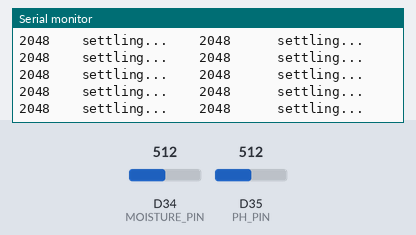
Simulated run of this sketch. Board: Arduino Due. Parts: the last lines printed to the serial monitor. The test bench sets the inputs (shaded band); at power-on: D35 (PH_PIN) = 512, D34 (MOISTURE_PIN) = 512 (analog values on the 0–1023 scale).

Above: at 3.2 s.
3.3 s: D35 (PH_PIN) set to 494
At 5.5 s:
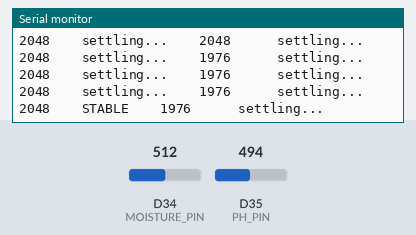
7.8 s: D34 (MOISTURE_PIN) set to 507
At 8.36 s:
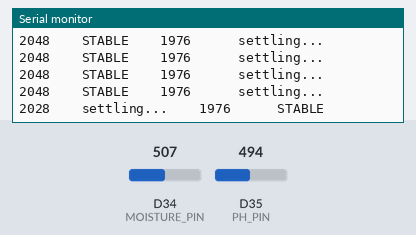

The sketch:

SENSOR_CALIBRATION.ino
```cpp
/* SENSOR_CALIBRATION.ino
   Standalone calibration utility for the capacitive moisture sensor and the PH4502C pH probe. This is a SEPARATE sketch from SMART_SOIL_MONITOR.ino - flash this one temporarily, note the numbers it gives you, then reflash the main sketch with those numbers plugged into AIR_VALUE / WATER_VALUEand ADC_PH7 / ADC_PH25.

   HOW TO USE
   1. Flash this sketch, open Serial Monitor at 115200 baud.
   2. MOISTURE: hold the sensor in open air (nothing touching the sensing plates). Watch the "Moisture Status" column - wait for it to say STABLE, then note the "Moisture Raw" value. That's your new AIR_VALUE. Then submerge the sensor to your normal working depth in water, wait for STABLE again, note that value - that's your new WATER_VALUE.
   3. pH: rinse the probe, place it in a known pH buffer solution (e.g. a pH 7.0 buffer). Wait for "pH Status" to say STABLE, note the "pH Raw" value and which buffer it was in. Rinse, place it in a second known buffer (e.g. pH 4.0 or whatever the main sketch's second reference point is), repeat. Those two (known pH, raw value) pairs are what ADC_PH7 / ADC_PH25 in the main sketch are built from.

   A reading only turns STABLE once the last 10 samples (5 seconds) are all within a small span of each other - this stops you from copying down a number the sensor hasn't actually settled on yet, which is the single most common source of a bad calibration. */

#include <Arduino.h>

#define MOISTURE_PIN 34
#define PH_PIN 35

const int WINDOW = 10;
const int STABLE_MOISTURE_SPAN = 15;
const int STABLE_PH_SPAN = 10;

int moistureWindow[WINDOW];
int phWindow[WINDOW];
int windowIndex = 0;
int windowCount = 0;

unsigned long lastSample = 0;

int readPHRaw() {
  long total = 0;
  const int SAMPLES = 10;
  for (int i = 0; i < SAMPLES; i++) {
    total += analogRead(PH_PIN);
    delay(5);
  }
  return total / SAMPLES;
}

void setup() {
  Serial.begin(115200);
  analogReadResolution(12);
  delay(500);

  Serial.println();
  Serial.println("=== Soil Sensor Calibration Utility ===");
  Serial.println("Moisture: hold in air, then water - note the raw value once STABLE.");
  Serial.println("pH: place probe in a known buffer solution - note the raw value once STABLE.");
  Serial.println();
  Serial.println("Moisture Raw\tMoisture Status\tpH Raw (avg x10)\tpH Status");
}

void loop() {
  if (millis() - lastSample < 500) return;
  lastSample = millis();

  int moistureRaw = analogRead(MOISTURE_PIN);
  int phRaw = readPHRaw();

  moistureWindow[windowIndex] = moistureRaw;
  phWindow[windowIndex] = phRaw;
  windowIndex = (windowIndex + 1) % WINDOW;
  if (windowCount < WINDOW) windowCount++;

  String moistureStatus = "settling...";
  String phStatus = "settling...";

  if (windowCount == WINDOW) {
    int mMin = moistureWindow[0], mMax = moistureWindow[0];
    int pMin = phWindow[0], pMax = phWindow[0];

    for (int i = 1; i < WINDOW; i++) {
      mMin = min(mMin, moistureWindow[i]);
      mMax = max(mMax, moistureWindow[i]);
      pMin = min(pMin, phWindow[i]);
      pMax = max(pMax, phWindow[i]);
    }

    if (mMax - mMin <= STABLE_MOISTURE_SPAN) moistureStatus = "STABLE";
    if (pMax - pMin <= STABLE_PH_SPAN) phStatus = "STABLE";
  }

  Serial.print(moistureRaw);
  Serial.print("\t\t");
  Serial.print(moistureStatus);
  Serial.print("\t\t");
  Serial.print(phRaw);
  Serial.print("\t\t\t");
  Serial.println(phStatus);
}
```

Measured:
- the behaviour switches between 510 and 509 on D35 (PH_PIN) (found by bisection; images 0 and 1)
- after the input at 3.3 s, the serial monitor: prints a new line after 0.25 s (image 1)
- after the input at 7.8 s, the serial monitor: prints a new line after 0.25 s (image 2)
